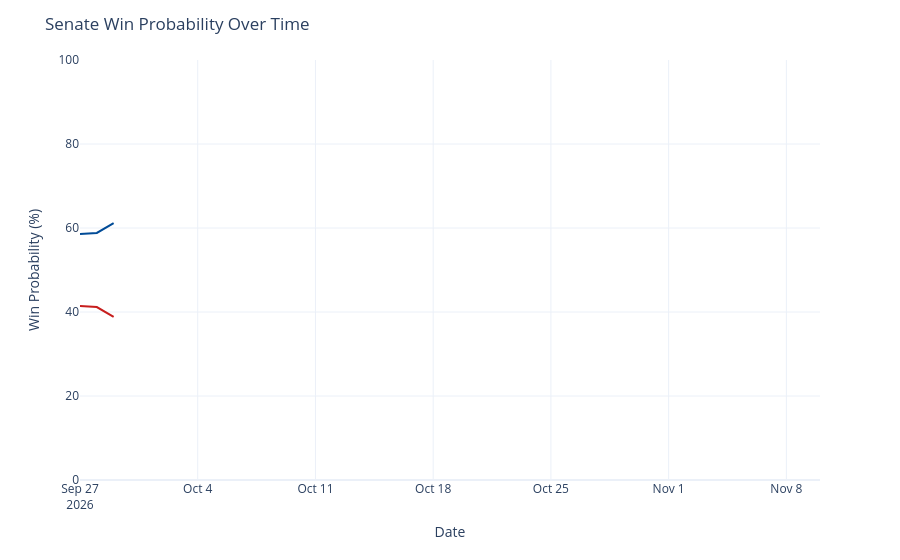

Here is the notebook cell this chart was saved with:
### Code cell
chance_over_time = output_ts[(output_ts['geo'] == 'US Senate') &
                             (output_ts['type'] == 'chance')]
chance_over_time['rep_chance'] = chance_over_time['y'].map(lambda x: 100 - x)
chance_over_time = chance_over_time.rename({'y': 'Democrats', 'rep_chance': 'Republicans'}, axis=1)
chance_time_ser = px.line(chance_over_time, x='date', y=['Democrats', 'Republicans'], template='plotly_white',
                         color_discrete_map={'Democrats': '#004b97', 'Republicans': '#c71e1d'},)
chance_time_ser.update_traces(hovertemplate="%{y:.1f}%")
chance_time_ser.update_layout(
    xaxis=dict(range=[pd.to_datetime('2026-09-27'), pd.to_datetime('2026-11-10')]),
    yaxis=dict(range=[0, 100]),
    xaxis_title='Date',
    yaxis_title='Win Probability (%)',
    title=dict(text="Senate Win Probability Over Time"),
    hovermode="x",
    showlegend=False
)
chance_time_ser

### Figure 1 — Plotly figure (JSON) as saved in the notebook; plotly's stock layout.template omitted (floating-point values rounded to 4 significant figures)
{"data": [{"hovertemplate": "%{y:.1f}%", "legendgroup": "Democrats", "line": {"color": "#004b97", "dash": "solid"}, "marker": {"symbol": "circle"}, "mode": "lines", "name": "Democrats", "orientation": "v", "showlegend": true, "type": "scatter", "x": ["2026-09-27", "2026-09-28", "2026-09-29"], "xaxis": "x", "y": [58.6, 58.83, 61.17], "yaxis": "y"}, {"hovertemplate": "%{y:.1f}%", "legendgroup": "Republicans", "line": {"color": "#c71e1d", "dash": "solid"}, "marker": {"symbol": "circle"}, "mode": "lines", "name": "Republicans", "orientation": "v", "showlegend": true, "type": "scatter", "x": ["2026-09-27", "2026-09-28", "2026-09-29"], "xaxis": "x", "y": [41.4, 41.17, 38.83], "yaxis": "y"}], "layout": {"hovermode": "x", "legend": {"title": {"text": "variable"}, "tracegroupgap": 0}, "margin": {"t": 60}, "showlegend": false, "title": {"text": "Senate Win Probability Over Time"}, "xaxis": {"anchor": "y", "domain": [0, 1], "range": ["2026-09-27T00:00:00", "2026-11-10T00:00:00"], "title": {"text": "Date"}}, "yaxis": {"anchor": "x", "domain": [0, 1], "range": [0, 100], "title": {"text": "Win Probability (%)"}}}}
